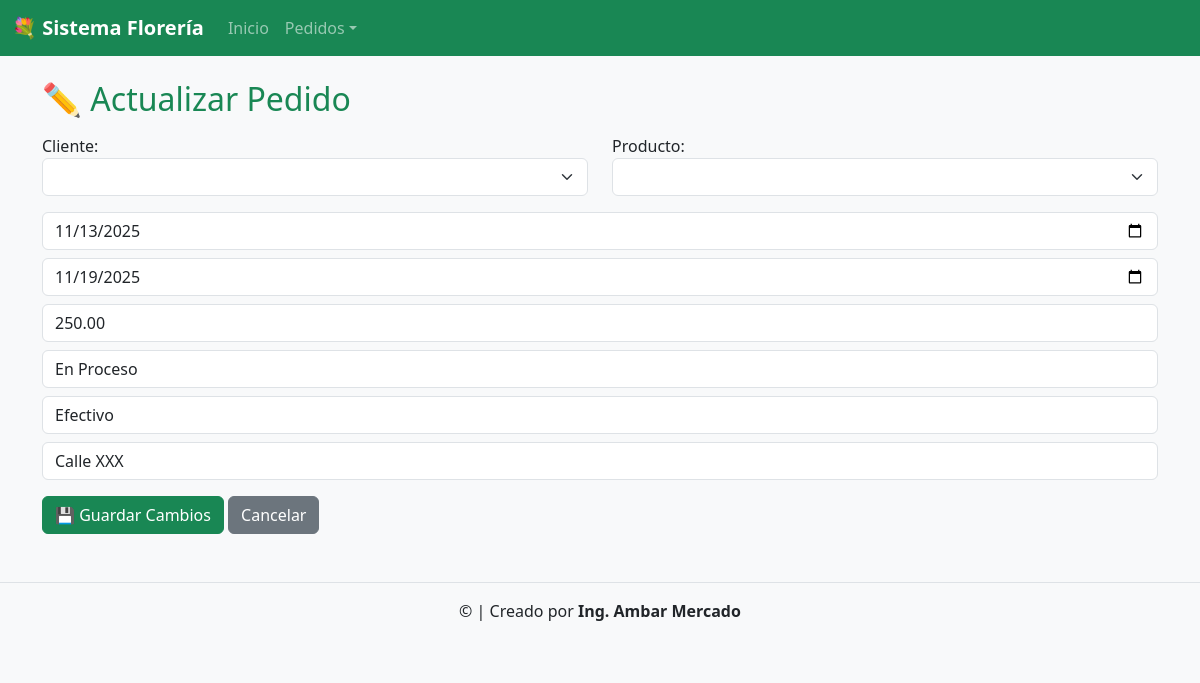
The app's page /pedido/actualizar/1/ with its own data.
### app_floreria/models.py (models this page shows, shortened)
class Pedido(models.Model):
    id_pedido = models.AutoField(primary_key=True)
    fecha_pedido = models.DateField()
    fecha_entrega = models.DateField()
    total = models.DecimalField(max_digits=10, decimal_places=2)
    estado = models.CharField(max_length=50)
    metodo_pago = models.CharField(max_length=50)
    direccion_envio = models.CharField(max_length=200)
    cliente = models.ForeignKey(Cliente, on_delete=models.CASCADE)
    producto = models.ForeignKey(Producto, on_delete=models.CASCADE)

### app_floreria/views.py (the view, shortened to what this page needs)
# urls.py: path('pedido/actualizar/<int:id_pedido>/', views.actualizar_pedido, name='actualizar_pedido'),
def actualizar_pedido(request, id_pedido):
    pedido = get_object_or_404(Pedido, id_pedido=id_pedido)
    return render(request, 'pedido/actualizar_pedido.html', {'pedido': pedido})

### app_floreria/templates/pedido/actualizar_pedido.html (shortened to what this page needs)
{% extends 'base.html' %}
{% block contenido %}
<h2 class="text-success">✏️ Actualizar Pedido</h2>
<form method="POST" class="mt-3">
    <div class="row mb-3">
        <div class="col">
            <label>Cliente:</label>
            <select name="cliente" class="form-select">
            </select>
        </div>
        <div class="col">
            <label>Producto:</label>
            <select name="producto" class="form-select">
            </select>
        </div>
    </div>
    <input type="date" name="fecha_pedido" value="{{ pedido.fecha_pedido|date:'Y-m-d' }}" class="form-control mb-2">
    <input type="date" name="fecha_entrega" value="{{ pedido.fecha_entrega|date:'Y-m-d' }}" class="form-control mb-2">
    <input type="text" name="total" value="{{ pedido.total }}" class="form-control mb-2" placeholder="Total">
    <input type="text" name="estado" value="{{ pedido.estado }}" class="form-control mb-2" placeholder="Estado">
    <input type="text" name="metodo_pago" value="{{ pedido.metodo_pago }}" class="form-control mb-2" placeholder="Método de pago">
    <input type="text" name="direccion_envio" value="{{ pedido.direccion_envio }}" class="form-control mb-3" placeholder="Dirección de envío">
    <button class="btn btn-success">💾 Guardar Cambios</button>
    <a href="{% url 'ver_pedido' %}" class="btn btn-secondary">Cancelar</a>
</form>
{% endblock %}

### records on screen
Pedido: fecha_pedido "11/13/2025", fecha_entrega "11/19/2025", total "250.00", estado "En Proceso", metodo_pago "Efectivo", direccion_envio "Calle XXX"
